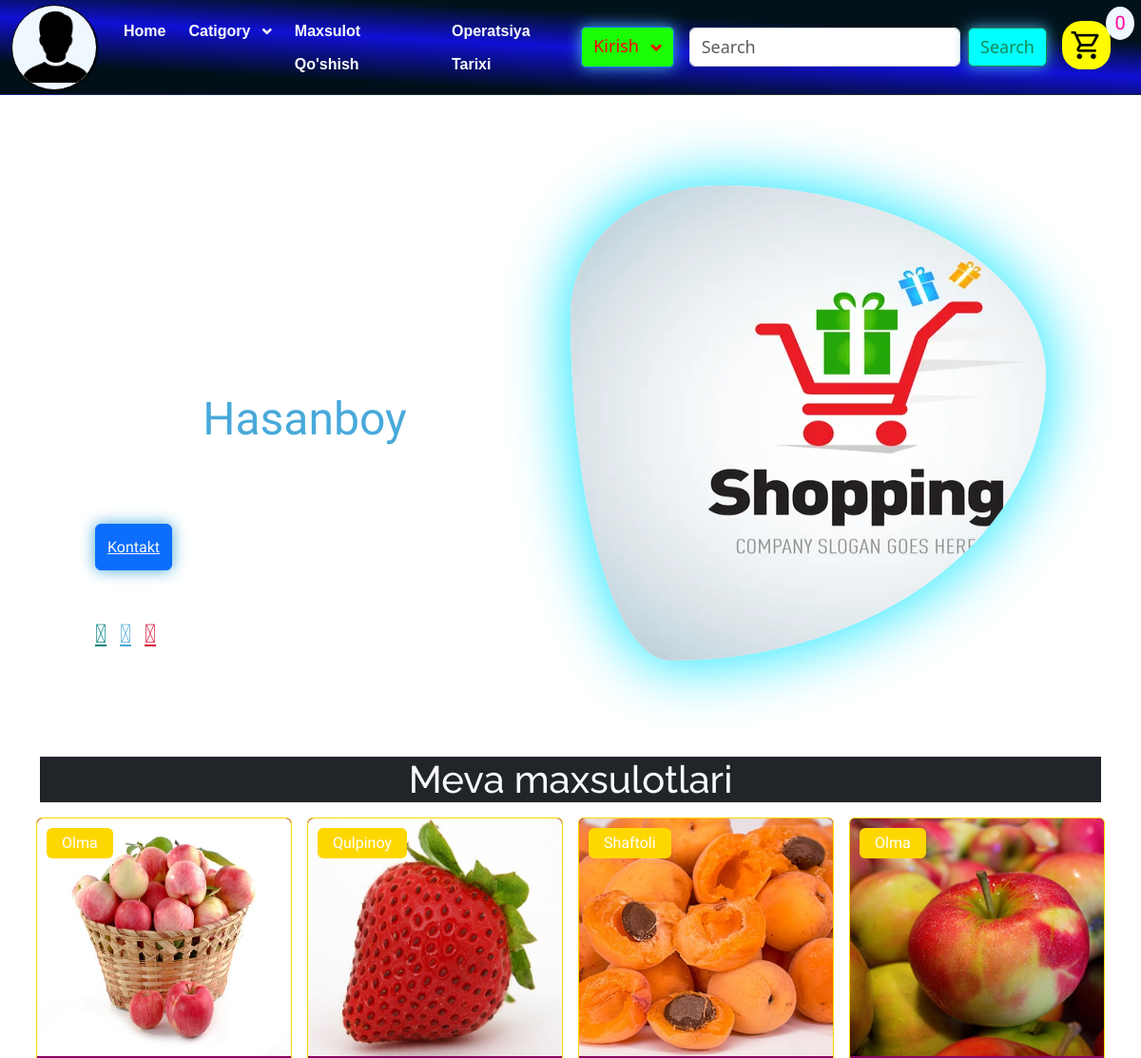
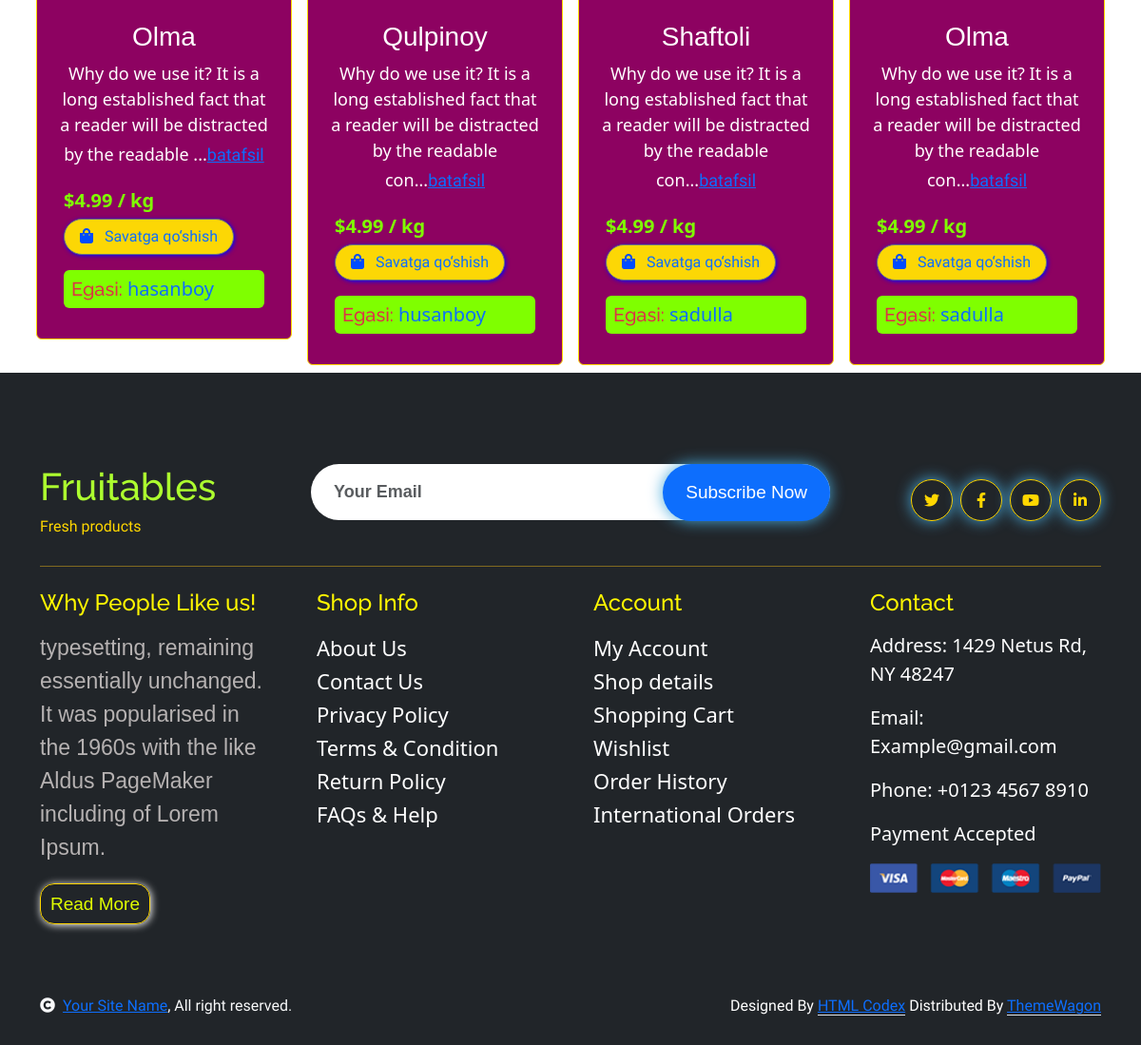
The page /cart/1 on the database its author committed (2 pictures, top to bottom).
### product/models.py (models this page shows, shortened)
class Catigory(models.Model):
    name=models.CharField(max_length=200,null=True,blank=True)
    cart_img=models.ImageField(upload_to='tillar/',null=True,blank=True)

class Product(models.Model):
    name=models.CharField(max_length=100,null=True,blank=True)
    user=models.ForeignKey(User,on_delete=models.CASCADE,null=True,blank=True,related_name='user')
    category = models.ForeignKey(Catigory, related_name='products', on_delete=models.CASCADE)
    price=models.CharField(max_length=200)
    soni=models.IntegerField(default=0)
    body=models.TextField(null=True,blank=True)
    img=models.ImageField(upload_to='product/',null=True,blank=True)
    create_date=models.DateTimeField(auto_now=True)
    update_date=models.DateTimeField(auto_now_add=True)

### users/models.py (models this page shows)
class User(AbstractUser):
    img=models.ImageField(upload_to='user_img/',null=True,blank=True)
    user_phone=models.CharField(max_length=13)

### product/views.py (the view)
# urls.py: path('cart/<int:id>',Cart,name='cart_kitob'),
def Cart(request, id):
    category = get_object_or_404(Catigory, id=id)
    products = Product.objects.filter(category=category)
    return render(request, 'product/detail_category.html', context={'category': category, 'products': products})

### templates/product/detail_category.html (shortened to what this page needs)
{% extends "base.html" %}
{% load static %}
{% block content %}
<div class="container-full" style="height: 81vh;">
    <div style="height: 80vh;">
        <section class="home" id="home">
            <div class="section__content">
                <div class="home__left">
                    <h1 class="page__title">Salom, <br> men <span>Hasanboy</span> <br> Fullstack Developer</h1>
                    <div class="btn btn-primary mt-3"><a class="text-light" href="#contact">Kontakt</a></div>
                    <div class="icons">
                        <a href="#"><i class="fa-brands fa-facebook"></i></a>
                        <a href="#"><i class="fa-brands fa-telegram"></i></a>
                        <a href="#"><i class="fa-brands fa-instagram"></i></a>
                    </div>
                </div>
                <div class="home__right" style="width: 50%; margin-top: -150px;">
                    <div class="my__img-box" style="width: 100%;">
                        <img class="my__img" src="{% static 'images1/shop_img.jpg' %}" alt="mening rasmim" style="height: 500px; width: 600px;">
                    </div>
                </div>
            </div>
        </section>
    </div>
</div>
<div class="container mt-5">
    <h1 class="mt-4 bg-dark text-light text-center">{{ category.name }}</h1>
    <div class="row g-4">
        {% for product in products %}
            <div class="col-md-6 col-lg-4 col-xl-3 p-2">
                <div class="rounded position-relative" style="width: 100%; border: 1px solid gold;background-color: rgb(141, 2, 97);">
                    <div class="fruite-img w-100">
                        <img src="{{ product.img.url }}" class="img-fluid w-100 rounded-top" alt="" style="height: 250px;">
                    </div>
                    <div class="text-white px-3 py-1 rounded position-absolute" style="top: 10px; left: 10px; background-color: gold;">{{ product.name }}</div>
                    <div class="p-4 rounded-bottom">
                        <h4 style="color: rgb(255, 255, 255); text-align: center; font-family: 'Lucida Sans', 'Lucida Sans Regular', 'Lucida Grande', 'Lucida Sans Unicode', Geneva, Verdana, sans-serif; font-size: 28px;">{{ product.name }}</h4>
                        <p style="color: rgb(255, 255, 255); font-family: 'Segoe UI', Tahoma, Geneva, Verdana, sans-serif; font-size: 18px; text-align: center;">{{ product.body|slice:100 }}...<a href="{%url 'product:product_view' product.id%}">batafsil</a> </p>
                        <div class="d-flex justify-content-between flex-lg-wrap w-100 px-1">
                            <p class="fs-5 fw-bold mb-0" style="font-family: 'Segoe UI', Tahoma, Geneva, Verdana, sans-serif; color: chartreuse;">$4.99 / kg</p>
                            <a href="#" class="btn border border-secondary rounded-pill px-3 text-primary mt-1" style="box-shadow:1px 1px 4px blue; background-color: rgb(252, 215, 5);">
                                <i class="fa fa-shopping-bag me-2" style="color: rgb(0, 76, 255);"></i> Savatga qo‘shish
                            </a>
                            <h5 class="mt-3 text-danger rounded p-2 w-100" style="background-color: chartreuse;">Egasi: <i class="text-primary" style="font-family: 'Segoe UI', Tahoma, Geneva, Verdana, sans-serif;">{{product.user.username}}</i></h5>
                        </div>
                    </div>
                </div>
            </div>
        {% endfor %}
    </div>
</div>
{% endblock %}

### templates/base.html (shortened to what this page needs)
{% load static %}
<!DOCTYPE html>
<html lang="zxx">
<head>
    <link rel="stylesheet" href="https://use.fontawesome.com/releases/v5.15.4/css/all.css"/>
    <link href="https://cdn.jsdelivr.net/npm/bootstrap-icons@1.4.1/font/bootstrap-icons.css" rel="stylesheet">
    <link href="{% static "lib/lightbox/css/lightbox.min.css" %}" rel="stylesheet">
    <link href="{% static "lib/owlcarousel/assets/owl.carousel.min.css" %}" rel="stylesheet">
    <link href="{% static "css/bootstrap.min.css" %}" rel="stylesheet">
    <link rel="stylesheet" href="{% static "css1/stayl.css" %}">
    <link href="{% static "css/style.css" %}" rel="stylesheet">
    <link href="https://cdn.jsdelivr.net/npm/bootstrap@5.3.3/dist/css/bootstrap.min.css" rel="stylesheet">
</head>
<body>
    <nav class="navbar navbar-expand-lg" style="background: rgb(1,15,24);background: linear-gradient(3deg, rgba(1,15,24,1) 20%, rgba(16,16,213,1) 50%, rgba(1,18,27,1) 73%);">
        <div class="container-fluid">
            {% if user.is_authenticated %}
                <img src="{{user.img.url}}" alt="" style="width:90px;height: 90px;border-radius: 50px;border: 2px solid wheat;">
            {%else%}
                <img src="{% static "img/shaxs.png" %}" alt="" style="width:90px;height: 90px;border-radius: 50px;border: 1px solid rgb(0, 0, 0);box-shadow: 1px 1px 2px black; background-color: aliceblue;">
            {% endif %}
          <div class="collapse navbar-collapse " id="navbarSupportedContent">
            <ul class="navbar-nav me-auto mb-2 mb-lg-0 gap-2" style="margin-left: 20px;">
              <li class="nav-item">
                <a class="nav-link active text-light" aria-current="page" href="{%url 'product:home'%}">Home</a>
              </li>
              <li class="nav-item dropdown text-light">
                <a class="nav-link dropdown-toggle text-light" href="#" role="button" data-bs-toggle="dropdown" aria-expanded="false">
                  Catigory
                </a>
              </li>
              <li class="nav-item">
                <a class="nav-link text-light" style="cursor: pointer;" href="{%url 'product:addkitob'%}">Maxsulot Qo'shish</a>
              </li>
              <li class="nav-item">
                <a class="nav-link text-light" style="cursor: pointer;" href="{%url 'product:orders'%}">Operatsiya Tarixi</a>
              </li>
            </ul>
            {%if user.is_authenticated%}
                <div class="dropdown">
                    <button class="btn btn-secondary dropdown-toggle" style="text-transform: capitalize; background-color: rgb(26, 255, 6); color: rgb(255, 0, 0); font-family: 'Segoe UI', Tahoma, Geneva, Verdana, sans-serif;" type="button" id="dropdownMenu2" data-bs-toggle="dropdown" aria-expanded="false">
                    {{user.username}}
                    </button>
                    <ul class="dropdown-menu bg-dark" aria-labelledby="dropdownMenu2">
                        <li><a class="dropdown-item text-light" href="{% url 'users:logout' %}">LogOut</a></li>
                        <li><a class="dropdown-item text-light" href="{%url 'users:profil' user.id%}">Profil</a></li>
                    </ul>
                </div>
                {% else %}
                <div class="btn-group" role="group" style="position: relative; background-color: chartreuse;">
                <button type="button" class="btn btn-primary dropdown-toggle" data-bs-toggle="dropdown" aria-expanded="false" style="font-size: 18px;  background-color: rgb(26, 255, 6); color: rgb(255, 0, 0); font-family: 'Segoe UI', Tahoma, Geneva, Verdana, sans-serif;">
                    Kirish
                </button>
                </div>
            {% endif %}
            <form class="d-flex mx-3" role="search" method="get">
                <input class="form-control me-2" value="{{search_query}}" name="q" type="search" placeholder="Search" aria-label="Search" style="font-size: 18px; font-family: 'Segoe UI', Tahoma, Geneva, Verdana, sans-serif;">
                <button class="btn btn-outline-success btn-info" style="font-size: 18px; font-family: 'Segoe UI', Tahoma, Geneva, Verdana, sans-serif; background-color: aqua;">Search</button>
            </form>
            <a style="position: relative;margin-right: 20px;" href="{%url 'product:cart_summery'%}">
                <span style="position: absolute; top: -15px; right: -25px; font-size: 20px;color: rgb(255, 4, 155); background-color: aliceblue;border-radius: 50%;min-height: 20px;min-width: 30px;text-align: center;">{{cart|length}}</span>
                <span id="karzinka" class="material-symbols-outlined" style="transition:.5s all;cursor: pointer;font-size: 35px;background-color: rgb(255, 251, 2);border-radius: 40%;padding: 8px; color: rgb(0, 0, 0);">shopping_cart</span>
            </a>
          </div>
        </div>
      </nav>
    {% block content %}
    {% endblock  %}
    <div class="container-fluid bg-dark text-white-50 footerl pt-5">
        <div class="container py-5">
            <div class="pb-4 mb-4" style="border-bottom: 1px solid rgba(226, 175, 24, 0.5) ;">
                <div class="row g-4">
                    <div class="col-lg-3">
                        <a href="#" style="text-decoration: none;">
                            <h1 class="mb-0" style="color: greenyellow;">Fruitables</h1>
                            <p class=" mb-0" style="color: gold;">Fresh products</p>
                        </a>
                    </div>
                    <div class="col-lg-6">
                        <div class="position-relative mx-auto">
                            <input class="form-control border-0 w-100 py-3 px-4 rounded-pill" type="number" placeholder="Your Email" style="font-family: 'Lucida Sans', 'Lucida Sans Regular', 'Lucida Grande', 'Lucida Sans Unicode', Geneva, Verdana, sans-serif; font-size: 18px; font-weight: 700;">
                            <button type="submit" class="btn a btn-primary border-0 border-secondary py-3 px-4 position-absolute rounded-pill text-white" style="top: 0; right: 0; font-size: 19px; font-family: 'Gill Sans', 'Gill Sans MT', Calibri, 'Trebuchet MS', sans-serif;">Subscribe Now</button>
                        </div>
                    </div>
                    <div class="col-lg-3">
                        <div class="d-flex justify-content-end pt-3">
                            <a class="btn  btn-outline-secondary me-2 btn-md-square rounded-circle" href="" style="border: 1px solid gold; color: gold;display: flex;align-items: center;"><i class="fab fa-twitter"></i></a>
                            <a class="btn btn-outline-secondary me-2 btn-md-square rounded-circle" href="" style="border: 1px solid gold; color: gold;display: flex;align-items: center;"><i class="fab fa-facebook-f"></i></a>
                            <a class="btn btn-outline-secondary me-2 btn-md-square rounded-circle" href="" style="border: 1px solid gold; color: gold;display: flex;align-items: center;"><i class="fab fa-youtube"></i></a>
                            <a class="btn btn-outline-secondary btn-md-square rounded-circle" href="" style="border: 1px solid gold; color: gold;display: flex;align-items: center;"><i class="fab fa-linkedin-in"></i></a>
                        </div>
                    </div>
                </div>
            </div>
            <div class="row g-5">
                <div class="col-lg-3 col-md-6">
                    <div class="footer-iteml">
                        <h4 class="mb-3">Why People Like us!</h4>
                        <p class="mb-4" style="color: rgb(182, 178, 178);font-size: 23px; font-family: 'Gill Sans', 'Gill Sans MT', Calibri, 'Trebuchet MS', sans-serif;">typesetting, remaining essentially unchanged. It was
                            popularised in the 1960s with the like Aldus PageMaker including of Lorem Ipsum.</p>
                        <a id="a" href="" style="border: 1px solid gold;color: rgb(225, 255, 0); text-decoration: none; font-family: 'Gill Sans', 'Gill Sans MT', Calibri, 'Trebuchet MS', sans-serif; font-size: 19px;padding: 10px;border-radius: 15px;box-shadow: 1px 1px 8px white;">Read More</a>
                    </div>
                </div>
                <div class="col-lg-3 col-md-6">
                    <div class="d-flex flex-column text-start footer-iteml">
                        <h4 class="mb-3">Shop Info</h4>
                        <a class="btn-linkl" href="">About Us</a>
                        <a class="btn-linkl" href="">Contact Us</a>
                        <a class="btn-linkl" href="">Privacy Policy</a>
                        <a class="btn-linkl" href="">Terms & Condition</a>
                        <a class="btn-linkl" href="">Return Policy</a>
                        <a class="btn-linkl" href="">FAQs & Help</a>
                    </div>
                </div>
                <div class="col-lg-3 col-md-6">
                    <div class="d-flex flex-column text-start footer-iteml">
                        <h4 class="mb-3">Account</h4>
                        <a class="btn-linkl" href="">My Account</a>
                        <a class="btn-linkl" href="">Shop details</a>
                        <a class="btn-linkl" href="">Shopping Cart</a>
                        <a class="btn-linkl" href="">Wishlist</a>
                        <a class="btn-linkl" href="">Order History</a>
                        <a class="btn-linkl" href="">International Orders</a>
                    </div>
                </div>
                <div class="col-lg-3 col-md-6">
                    <div class="footer-item">
                        <h4 class="mb-3">Contact</h4>
                        <p class="p">Address: 1429 Netus Rd, NY 48247</p>
                        <p class="p">Email: Example@gmail.com</p>
                        <p class="p">Phone: +0123 4567 8910</p>
                        <p class="p">Payment Accepted</p>
                        <img src="{% static "img/payment.png" %}" class="img-fluid" alt="">
                    </div>
                </div>
            </div>
        </div>
    </div>
    <div class="container-fluid copyright bg-dark py-4">
        <div class="container">
            <div class="row">
                <div class="col-md-6 text-center text-md-start mb-3 mb-md-0">
                    <span class="text-light"><a href="#"><i class="fas fa-copyright text-light me-2"></i>Your Site Name</a>, All right reserved.</span>
                </div>
                <div class="col-md-6 my-auto text-center text-md-end text-white">
                    Designed By <a class="border-bottom" href="https://htmlcodex.com">HTML Codex</a> Distributed By <a class="border-bottom" href="https://themewagon.com">ThemeWagon</a>
                </div>
            </div>
        </div>
    </div>
</body>
</html>

### rows shown on the page
Catigory: name "Meva maxsulotlari"
Product: img (picture), name "Olma", body "Why do we use it? It is a long established fact that a reader will be distracted by the readable", user.username "hasanboy"
Product: img (picture), name "Qulpinoy", body "Why do we use it? It is a long established fact that a reader will be distracted by the readable con", user.username "husanboy"
Product: img (picture), name "Shaftoli", body "Why do we use it? It is a long established fact that a reader will be distracted by the readable con", user.username "sadulla"
Product: img (picture), name "Olma", body "Why do we use it? It is a long established fact that a reader will be distracted by the readable con", user.username "sadulla"

### other values the page prints
{{ cart|length }} "0"
